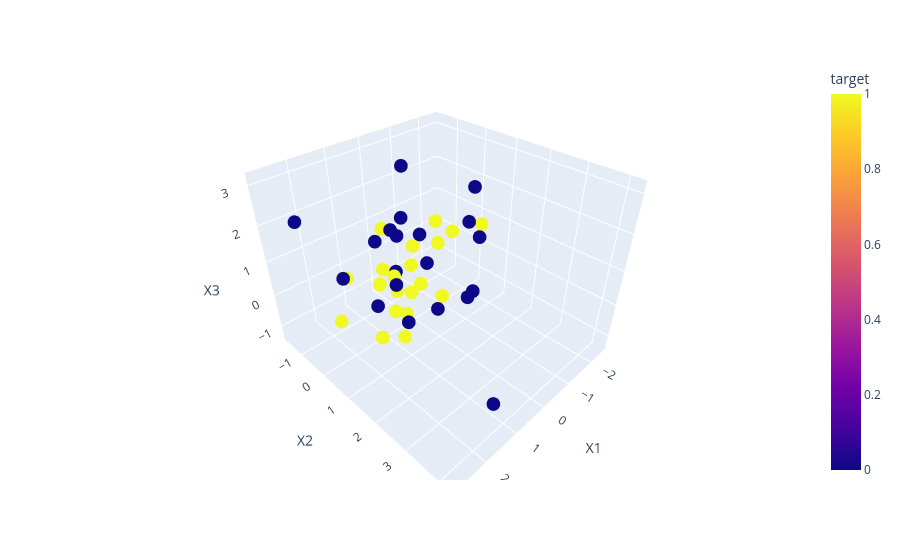

The cell this chart's notebook holds for it:
### Code cell
%pip install plotly
import plotly.express as px
fig = px.scatter_3d(df, x='X1', y='X2', z='X3', color='target')
fig.show()

### Figure 1 — Plotly figure (JSON) as saved in the notebook; plotly's stock layout.template omitted (floating-point values rounded to 4 significant figures)
{"data": [{"hovertemplate": "X1=%{x}<br>X2=%{y}<br>X3=%{z}<br>target=%{marker.color}<extra></extra>", "legendgroup": "", "marker": {"color": [1, 0, 1, 1, 1, 0, 0, 1, 0, 0, 0, 1, 1, 1, 0, 0, 1, 1, 1, 0, 0, 0, 0, 1, 0, 0, 0, 0, 1, 1, 0, 0, 0, 1, 1, 1, 1, 1, 0, 1], "coloraxis": "coloraxis", "symbol": "circle"}, "mode": "markers", "name": "", "scene": "scene", "showlegend": false, "type": "scatter3d", "x": [-0.3675, 0.1771, 0.4206, 1.968, -2.506, 1.425, 2.224, 0.3223, -0.7233, 2.823, -1.39, -0.3316, 0.667, -1.01, 0.3849, 1.677, 0.2411, -0.04544, -0.9926, 1.438, 0.2907, 0.7319, -1.028, -0.4208, -0.7643, 2.011, 0.8989, 1.01, 0.9486, 1.415, 1.251, 0.2046, 0.7489, 1.045, -1.838, 0.1901, -0.02254, 1.267, 1.234, 1.772], "y": [-1.137, -0.5981, 0.4116, -0.5478, 0.147, 1.441, 0.2304, 0.06034, 1.461, -0.3329, 0.6667, -1.632, 0.02581, 0.4417, 1.324, 4.188, -0.9525, 1.041, -0.1613, 1.1, 0.867, 0.5174, 1.131, -0.552, 1.567, 1.921, 0.436, 1.438, 0.7017, 0.4577, 0.1864, -0.01154, 2.593, 0.5382, -0.9388, 0.5121, 0.01342, 0.1736, 0.05278, -0.3475], "z": [-1.322, 1.227, -0.07132, -0.6794, 0.6062, 0.1826, 1.192, -1.043, -0.08537, 2.637, 1.344, 0.6191, -0.7776, 1.129, -0.1032, -0.08056, -0.1363, -0.09403, 1.192, 1.065, 0.9826, 2.245, 2.603, -0.1211, 1.549, 2.933, 0.821, 2.328, -1.051, 0.7289, 1.704, 3.151, 1.171, 0.8121, -0.2018, 0.1315, 0.9359, -1.223, -0.2616, 0.6701]}], "layout": {"coloraxis": {"colorbar": {"title": {"text": "target"}}, "colorscale": [[0, "#0d0887"], [0.1111, "#46039f"], [0.2222, "#7201a8"], [0.3333, "#9c179e"], [0.4444, "#bd3786"], [0.5556, "#d8576b"], [0.6667, "#ed7953"], [0.7778, "#fb9f3a"], [0.8889, "#fdca26"], [1, "#f0f921"]]}, "legend": {"tracegroupgap": 0}, "margin": {"t": 60}, "scene": {"domain": {"x": [0, 1], "y": [0, 1]}, "xaxis": {"title": {"text": "X1"}}, "yaxis": {"title": {"text": "X2"}}, "zaxis": {"title": {"text": "X3"}}}}}
